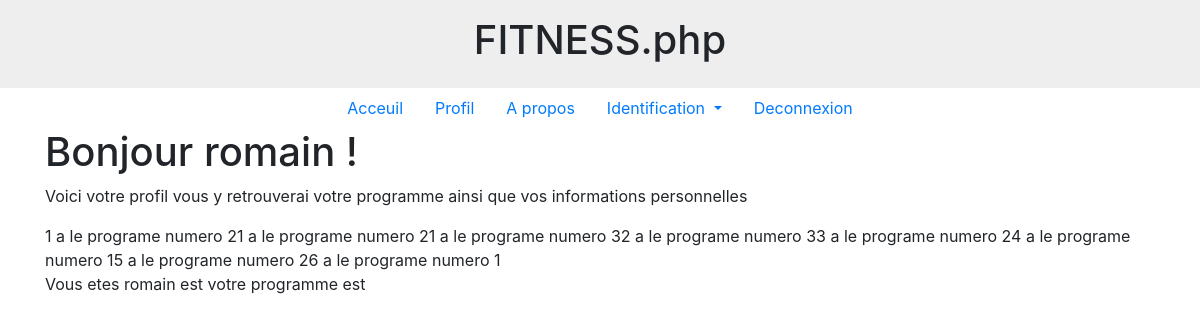
Screenshot of /profil.php (signed in) with the database file from the repository.
### tables this page shows
CREATE TABLE IF NOT EXISTS `assos_user_prog` (
  `id_user` int(11) NOT NULL,
  `id_prog` int(11) NOT NULL,
  KEY `id_user` (`id_user`,`id_prog`),
  KEY `id_prog` (`id_prog`)
);

### programme.php (the view, shortened to what this page needs)
<?php
class programme
{
    public function AfficheProg($prog)
    {
        $BddPhpexo = new PDO('mysql:host=localhost; dbname=applisportive; charset=utf8', 'root', '');
        $requete = $BddPhpexo->query('SELECT `id_user`,`id_prog` FROM `assos_user_prog`');
        while ($resultat = $requete->fetch()) {
            echo  $resultat['id_user'];
            echo  " a le programe numero " . $resultat['id_prog'];
        }
    }
}
?>

### rows the page displays
assos_user_prog: id_user "1", id_prog "2"
assos_user_prog: id_user "1", id_prog "2"
assos_user_prog: id_user "1", id_prog "3"
assos_user_prog: id_user "2", id_prog "3"
assos_user_prog: id_user "3", id_prog "2"
assos_user_prog: id_user "4", id_prog "1"
assos_user_prog: id_user "5", id_prog "2"
assos_user_prog: id_user "6", id_prog "1"

### other values shown
$_SESSION['pseudo'] "romain"
